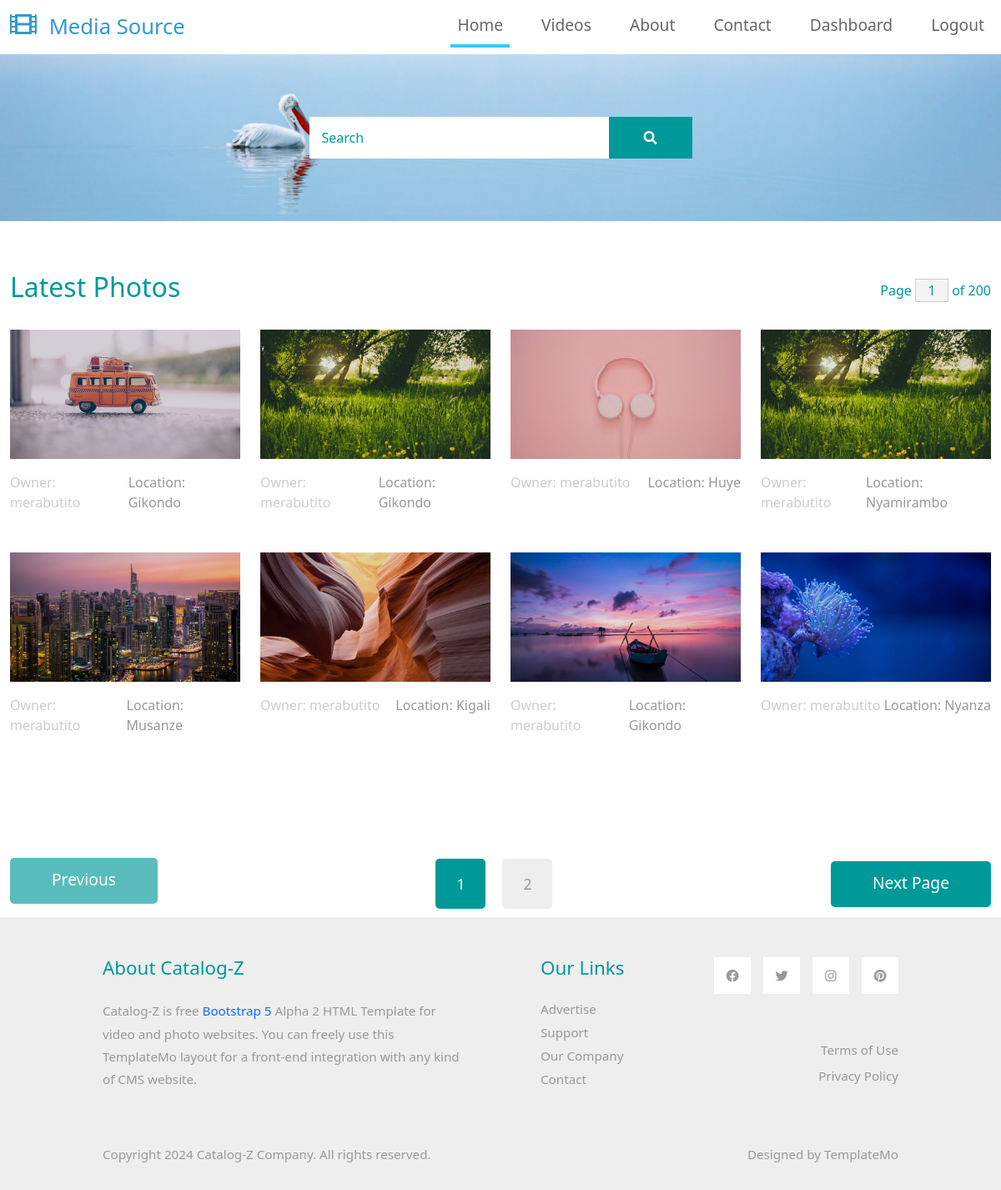
The app's page / (signed in) with its own data.
### media_app/models.py (models this page shows, shortened)
class Image(models.Model):
    photo = models.ImageField(upload_to='upload')
    location = models.CharField(max_length=30)
    description = models.TextField()
    owner = models.ForeignKey(User, on_delete=models.CASCADE)

### media_app/views.py (the view)
# urls.py: path("", views.index, name='index'),
def index(request):
    images = Image.objects.all().order_by('-id')
    paginator = Paginator(images, 8)
    page = request.GET.get('page')
    paged_images = paginator.get_page(page)
    image_number = images.count()
    context = {'photos': paged_images,
               'image_number': image_number}
    return render(request, 'index.html', context)

### templates/index.html (shortened to what this page needs)
<!DOCTYPE html>
{%extends 'base.html'%}
{%load static%}
{%block content%}
<div class="tm-hero d-flex justify-content-center align-items-center" data-parallax="scroll"
    data-image-src="{%static 'img/hero.jpg' %}">
    <form class="d-flex tm-search-form">
        <input class="form-control tm-search-input" type="search" placeholder="Search" aria-label="Search">
        <button class="btn btn-outline-success tm-search-btn" type="submit">
            <i class="fas fa-search"></i>
        </button>
    </form>
</div>
<div class="container-fluid tm-container-content tm-mt-60">
    <div class="row mb-4">
        <h2 class="col-6 tm-text-primary">
            Latest Photos
        </h2>
        <div class="col-6 d-flex justify-content-end align-items-center">
            <form action="" class="tm-text-primary">
                Page <input type="text" value="1" size="1" class="tm-input-paging tm-text-primary"> of 200
            </form>
        </div>
    </div>
    <div class="row tm-mb-90 tm-gallery">
        {%for image in photos%}
        <div class="col-xl-3 col-lg-4 col-md-6 col-sm-6 col-12 mb-5">
            <figure class="effect-ming tm-video-item">
                <img src="{{image.photo.url}}" alt="Image" class="img-fluid">
                <figcaption class="d-flex align-items-center justify-content-center">
                </figcaption>
            </figure>
            <div class="d-flex justify-content-between tm-text-gray">
                <span class="tm-text-gray-light">Owner: {{image.owner.username}}</span>
                <span>Location: {{image.location}}</span>
            </div>
        </div>
        {%endfor%}
    </div>
    <div class="row tm-mb-10">
        {%if photos.has_other_pages%}
        <div class="col-12 d-flex justify-content-between align-items-center tm-paging-col">
            {%if photos.has_previous%}
            <a href="?page={{photos.previous_page_number}}" class="btn btn-primary tm-btn-prev mb-2">Previous</a>
            {%else%}
            <a href="javascript:void(0);" class="btn btn-primary tm-btn-prev mb-2 disabled">Previous</a>
            {%endif%}
            <div class="tm-paging d-flex">
                {%for i in photos.paginator.page_range%}
                {%if photos.number == i%}
                <a href="javascript:void(0);" class="active tm-paging-link">{{i}}</a>
                {%else%}
                <a href="?page={{i}}" class="tm-paging-link">{{i}}</a>
                {%endif%}
                {%endfor%}
            </div>
            {%if photos.has_next%}
            <a href="?page={{photos.next_page_number}}" class="btn btn-primary tm-btn-next">Next Page</a>
            {%else%}
            <a href="javascript:void(0);" class="btn btn-primary tm-btn-next disabled">Next Page</a>
            {%endif%}
        </div>
        {%endif%}
    </div>
</div>
{%endblock%}

### static/css/templatemo-style.css (style rules this page uses)
a { text-decoration: none; transition: all 0.3s ease; }
.container-fluid { max-width: 1770px; }
.btn { border-radius: 0; }
.btn-primary { background-color: #009999; border: 0; border-radius: 5px; padding: 12px 50px 14px; font-size: 1.2rem; }
.btn-primary.disabled, .btn-primary:disabled { background-color: #009999; pointer-events: all; cursor: not-allowed; }
.form-control { padding: 10px 20px; width: 100%; height: auto; }
.tm-hero { min-height: 200px; background: transparent; }
.tm-mt-60 { margin-top: 60px; }
.tm-mb-90 { margin-bottom: 90px; }
.tm-text-primary { color: #009999; }
.tm-input-paging { width: 40px; border-radius: 0; border: 1px solid #CCCCCC; background: #f4f4f4; text-align: center; }
.tm-search-input { width: 360px; border-radius: 0; padding: 12px 15px; color: #009999; border: none; }
.tm-search-input::placeholder { color: #009999; opacity: 1; }
.tm-search-btn { color: white; background-color: #009999; border: none; width: 100px; height: 50px; margin-left: -1px; }
p, .tm-text-gray { color: #999; }
.tm-text-gray-light { color: #CCC; }
.tm-video-item { position: relative; overflow: hidden; text-align: center; cursor: pointer; }
.tm-video-item img { position: relative; display: block; min-height: 100%; max-width: 100%; opacity: 0.8; }
.tm-video-item figcaption { padding: 2em; color: #fff; text-transform: uppercase; font-size: 1.25em; -webkit-backface-visibility: hidden; backface-visibility: hidden; }
.tm-video-item figcaption::before, .tm-video-item figcaption::after { pointer-events: none; }
.tm-video-item figcaption, .tm-video-item figcaption > a { position: absolute; top: 0; left: 0; width: 100%; height: 100%; }
.tm-paging-link { display: flex; justify-content: center; align-items: center; width: 60px; height: 60px; font-size: 1.1rem; color: #999; background-color: #EEEEEE; margin: 10px; border-radius: 5px; text-decoration: none; transition: all 0.3s ease; }
.tm-paging-link:hover, .tm-paging-link.active { background-color: #009999; color: #fff; }
figure.effect-ming { background: #030c17; }
figure.effect-ming img { opacity: 0.9; -webkit-transition: opacity 0.35s; transition: opacity 0.35s; }
figure.effect-ming figcaption::before { position: absolute; top: 30px; right: 30px; bottom: 30px; left: 30px; border: 2px solid #fff; box-shadow: 0 0 0 30px rgba(255,255,255,0.2); content: ''; opacity: 0; -webkit-transition: opacity 0.35s, -webkit-transform 0.35s; transition: opacity 0.35s, transform 0.35s; -webkit-transform: scale3d(1.4,1.4,1); transform: scale3d(1.4,1.4,1); }
.form-control, input:-internal-autofill-selected, select:not([multiple]) { color: #009999 !important; }
.form-control::placeholder { color: #009999; opacity: 1; }

### records on screen
Image: photo (picture), owner.username "merabutito", location "Gikondo"
Image: photo (picture), owner.username "merabutito", location "Gikondo"
Image: photo (picture), owner.username "merabutito", location "Huye"
Image: photo (picture), owner.username "merabutito", location "Nyamirambo"
Image: photo (picture), owner.username "merabutito", location "Musanze"
Image: photo (picture), owner.username "merabutito", location "Kigali"
Image: photo (picture), owner.username "merabutito", location "Gikondo"
Image: photo (picture), owner.username "merabutito", location "Nyanza"

### other values on screen
{{ i }} "1"
{{ i }} "2"
